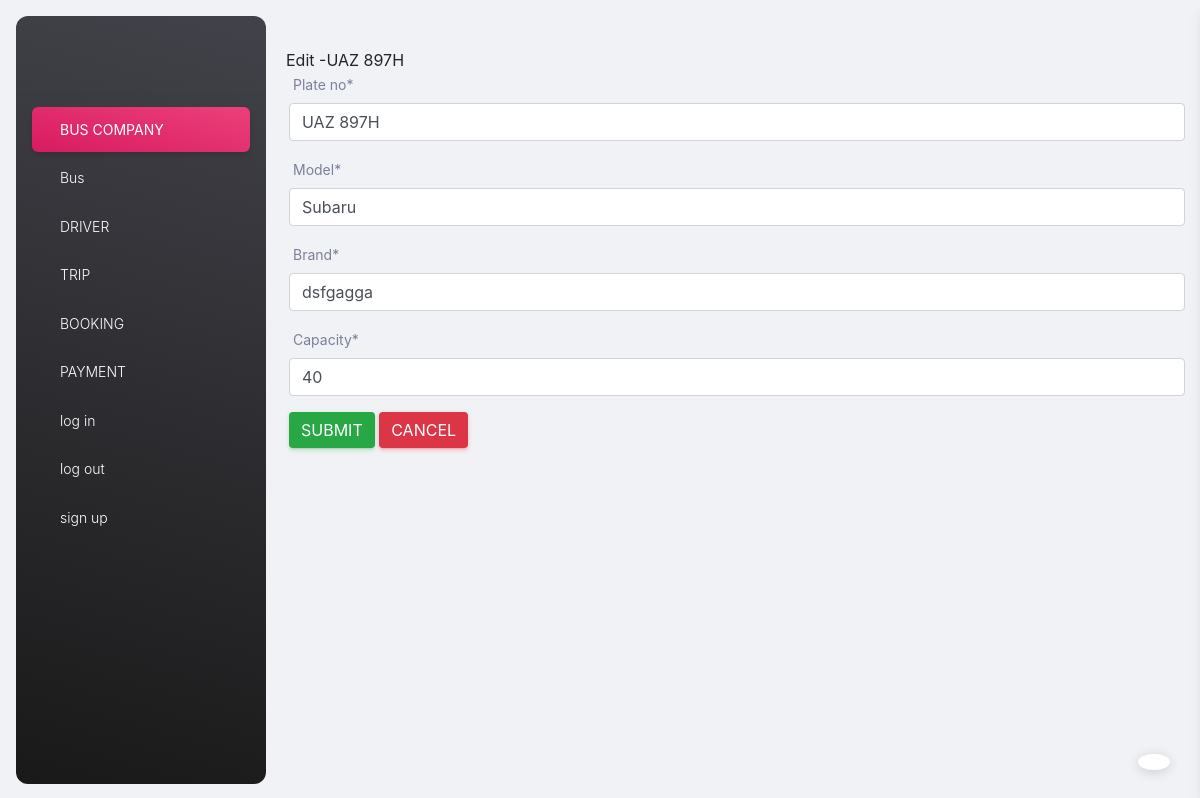
The app's page /edit_bus/2/ (signed in) with its own data.
### my_app/models.py (models this page shows, shortened)
class Bus(models.Model):
    plate_no = models.CharField(max_length = 40)
    model = models.CharField(max_length =30)
    brand = models.CharField(max_length = 30)
    capacity = models.IntegerField()

### my_app/views.py (the view)
# urls.py: path('edit_bus/<int:bus_id>/', edit_bus_view, name="edit_bus_page"),
@login_required
def edit_bus_view(request, bus_id):
        message=''
        bus = Bus.objects.get(id=bus_id)
        if request.method =="POST":
                bus_form = BusForm( request.POST,instance=bus)
                if bus_form.is_valid():
                        bus_form.save()
                        messages.success(request, "Bus Edited Successfully")
                        return redirect(add_bus_view)
                else:
                        message= "Form has invalid data"
        else:
                bus_form = BusForm( instance = bus)
        context ={
                'form':bus_form,
                'bus':bus,
                'message':message
        }
        return render(request, 'edit_bus.html', context)

### my_app/forms.py
class BusForm(ModelForm):
    class Meta:
        model = Bus
        fields = '__all__'

### my_app/templates/edit_bus.html (shortened to what this page needs)
{% extends './base.html' %}
{% block content %}
    {% load crispy_forms_tags %}
    {% load static %}
        <link rel="stylesheet" href="{% static 'css/bootstrap.min.css' %}">
        <hi>Edit -{{bus.plate_no}} </hi>
        <div class="container">
            <form method="POST">
                {{form|crispy}}
                <input type="Submit" value="Submit" class="btn btn-success">
                <a class="btn btn-danger" href="{% url 'add_bus_page' %}">Cancel</a>
            </form>
        </div>
{% endblock content %}

### records on screen
Bus: plate_no "UAZ 897H", model "Subaru", brand "dsfgagga", capacity "40"
